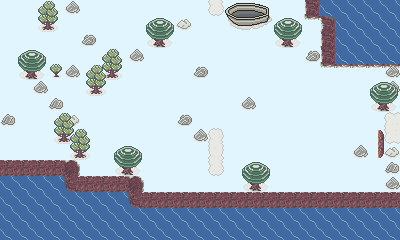

Below is a game level as drawn by its tile map, then a one-line description and the .tmx that defines it (tile-layer data replaced by summaries):
An orthogonal 25x15 tile map with 16x16 px tiles, 2 tile layers (Tile Layer 1, Tile Layer 2), 6 tilesets and 6 objects (3x Door, 2x Modifier).

<map version="1.9" tiledversion="1.9.0" orientation="orthogonal" renderorder="right-down" width="25" height="15" tilewidth="16" tileheight="16" infinite="0" backgroundcolor="#e1f5fe" nextlayerid="11" nextobjectid="59">
 <properties>
  <property name="action">(if (! (== (last-place) "60"))
  (map-name "Route 7"))</property>
  <property name="map-name" value="Route 7" />
  <property name="music" value="route-2" />
 </properties>
 <tileset firstgid="1" source="../tilesets/outdoor-1.tsx" />
 <tileset firstgid="129" source="../tilesets/monsters.tsx" />
 <tileset firstgid="204" source="../tilesets/npc_common.tsx" />
 <tileset firstgid="256" source="../tilesets/outdoor-2.tsx" />
 <tileset firstgid="416" source="../tilesets/npc_main.tsx" />
 <tileset firstgid="448" source="../tilesets/basic.tsx" />
 <layer id="1" name="Tile Layer 1" width="25" height="15">
  <data>[375 cells, 172 non-empty, 31 distinct tile ids]</data>
 </layer>
 <objectgroup id="9" name="npc" />
 <layer id="6" name="Tile Layer 2" width="25" height="15">
  <data>[375 cells, 23 non-empty, 5 distinct tile ids]</data>
 </layer>
 <objectgroup id="8" name="items">
  <object id="56" class="Modifier" gid="466" x="80" y="176" width="16" height="16">
   <properties>
    <property name="moneyDelta" type="int" value="15" />
   </properties>
  </object>
  <object id="57" class="Modifier" gid="466" x="320" y="176" width="16" height="16">
   <properties>
    <property name="moneyDelta" type="int" value="20" />
   </properties>
  </object>
  <object id="58" gid="310" x="192" y="16" width="16" height="16">
   <properties>
    <property name="action">(begin
    (define event-id "54.vase1")
    (define item-id "fresh-water")
    (if (!get event-id)
        (begin
            (dialog '(("Hey, there are items in here!")))
            (give-item item-id)
            (set event-id #t))
        (dialog '(("There are still items in here but I've already taken one.")))))</property>
   </properties>
  </object>
 </objectgroup>
 <objectgroup id="10" name="spawn points">
  <object id="51" class="Door" x="208" y="0" width="16" height="16">
   <properties>
    <property name="roomId" value="60" />
   </properties>
  </object>
  <object id="52" class="Door" x="384" y="128" width="16" height="16">
   <properties>
    <property name="orientation" type="int" value="3" />
    <property name="roomId" value="53/2" />
   </properties>
  </object>
  <object id="55" class="Door" x="384" y="112" width="16" height="16">
   <properties>
    <property name="mainDoor" type="bool" value="true" />
    <property name="orientation" type="int" value="3" />
    <property name="roomId" value="53/1" />
   </properties>
  </object>
 </objectgroup>
</map>
